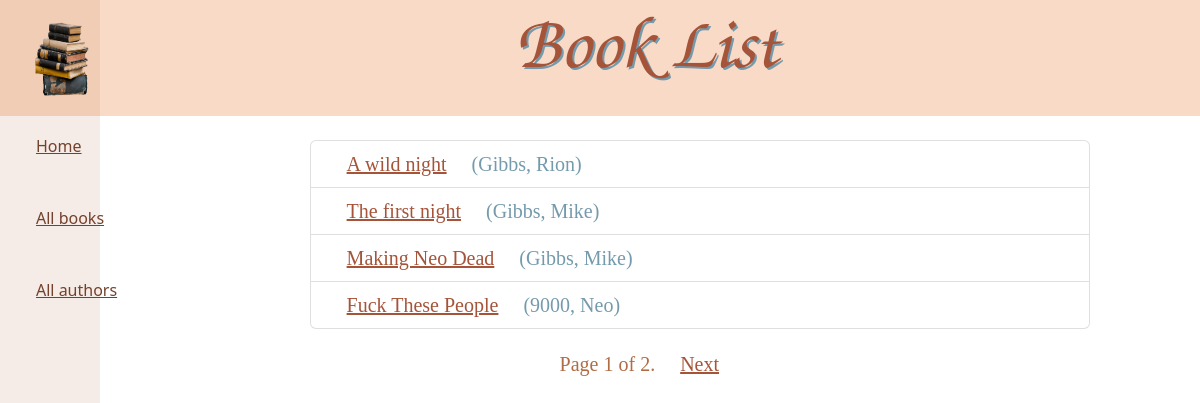
/catalog/books/, run on the app's committed database.
### catalog/models.py (models this page shows, shortened)
class Book(models.Model):
    title = models.CharField(max_length=200)
    author = models.ForeignKey('Author', on_delete=models.SET_NULL, null=True)
    summary = models.TextField(max_length=1000, help_text='Enter a brief description of the book')
    isbn = models.CharField('ISBN', max_length=13, unique=True,
                            help_text='isbn numba, foo!')
    genre = models.ManyToManyField(Genre, help_text='Select a genre for this book')
    language = models.ForeignKey('Language', on_delete=models.SET_NULL, null=True)
    def get_absolute_url(self):
        return reverse('book-detail', args=[str(self.id)])
    def display_genre(self):
        return ", ".join(genre.name for genre in self.genre.all()[:3])
    display_genre.short_description = 'genre'

class Author(models.Model):
    first_name = models.CharField(max_length=100)
    last_name = models.CharField(max_length=100)
    date_of_birth = models.DateField(null=True, blank=True)
    date_of_death = models.DateField('Died', null=True, blank=True)
    class Meta:
        ordering = ['last_name']
    def __str__(self):
        return f'{self.last_name}, {self.first_name}'

### catalog/views.py (the view)
# urls.py: path("books/", views.BookListView.as_view(), name="books"),
class BookListView(generic.ListView):
    model = Book
    template_name = "book_list.html"
    paginate_by = 4

### catalog/templates/book_list.html
{% extends "base_generic.html" %}
{% block header %}
 <h1 style="font-size: 75px;">Book List</h1>
            {% endblock %}
{% block content %}
  {% if book_list %}
  <ul class="list-group">
    {% for book in book_list %}
      <li class="list-group-item center_body middle"  style="background-color: #ffffff30; color: #749aac">
        <a class="center_body middle" style=" color: #a55439"  href="{{ book.get_absolute_url }}">{{ book.title }}</a> ({{book.author}})
      </li>
    {% endfor %}
  </ul>
  {% else %}
    <p>There are no books in the library.</p>
  {% endif %}
{% endblock %}

### catalog/templates/base_generic.html (style rules this page uses)
a { background-color: #ffffff00; color: #a55439; }
.center_body { margin: auto; width: 80%; padding: 20px; }
body { background: white url("/static/images/background.png") no-repeat center center fixed; -webkit-background-size: cover; -moz-background-size: cover; -o-background-size: cover; background-size: cover; }
h1 { color:#a55439; font-family: z003; font-size: 75px; text-shadow: 2px 2px #749aac; margin-bottom: auto; padding-bottom: 0%; }
.middle { color:#b06c45; font-family: suranna; background-color: #ffffff00; font-size: 20px; }

### data on the page
Book: title "A wild night", author "Gibbs, Rion"
Book: title "The first night", author "Gibbs, Mike"
Book: title "Making Neo Dead", author "Gibbs, Mike"
Book: title "Fuck These People", author "9000, Neo"

### other printed values
{{ page_obj.number }} "1"
{{ page_obj.paginator.num_pages }} "2"
